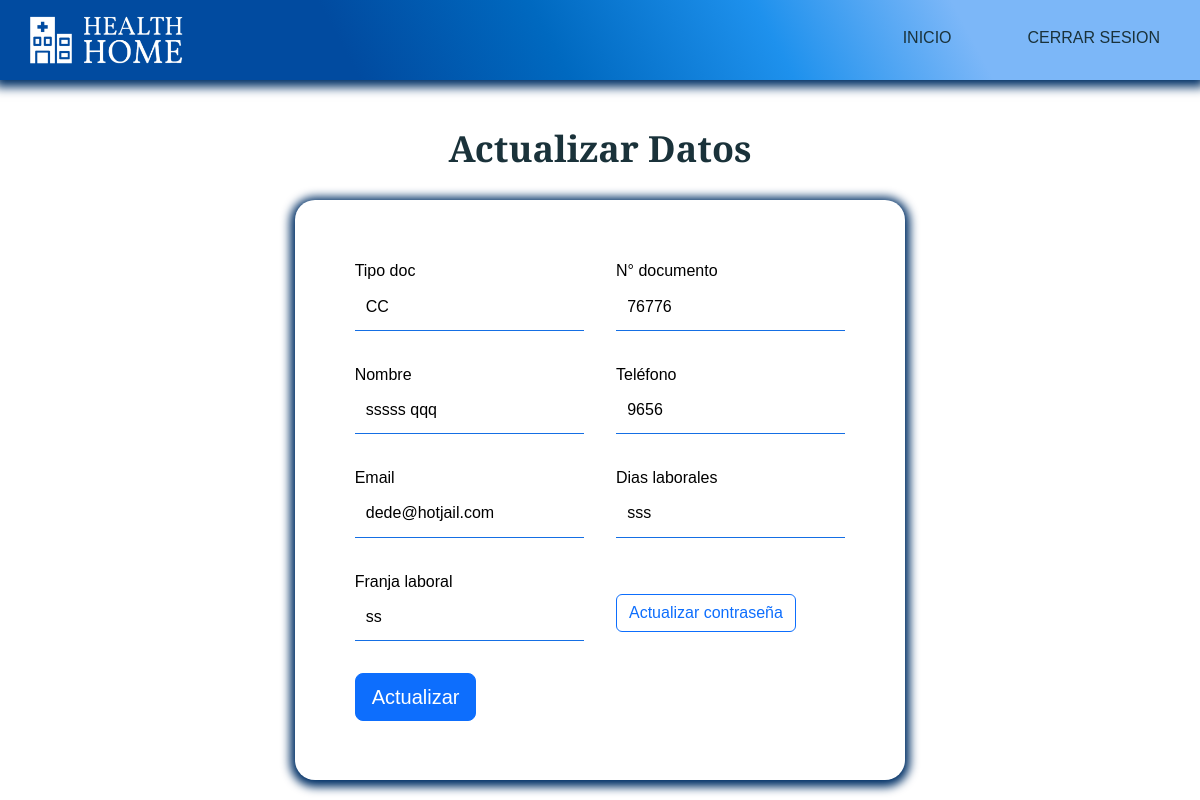
Page /index.php?c=Profesional&a=actualizar_prof (signed in) on the earlier database version.
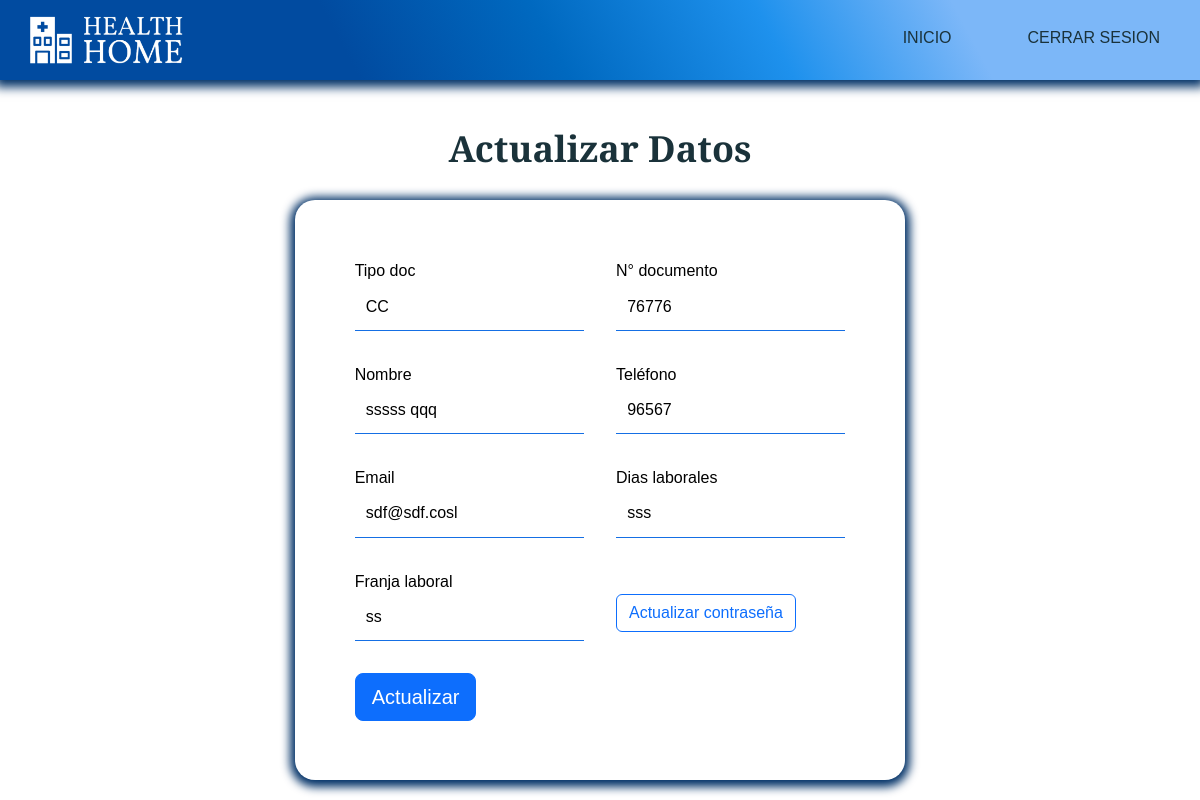
Same page on the later database version.
### tables this page shows
CREATE TABLE `profesional` (
  `id_profesional` int(20) NOT NULL,
  `id_tipo_doc` varchar(5) NOT NULL,
  `num_doc_prof` varchar(20) NOT NULL,
  `id_consultorios` varchar(3) DEFAULT NULL,
  `id_especialidad` tinyint(2) DEFAULT NULL,
  `nombres_prof` varchar(40) NOT NULL,
  `apellidos_prof` varchar(40) NOT NULL,
  `tel_prof` bigint(10) NOT NULL,
  `correo_prof` varchar(30) NOT NULL,
  `dias_laborales` text NOT NULL,
  `franja_horaria` varchar(30) NOT NULL,
  `estado_prof` tinyint(1) NOT NULL,
  `pass_prof` varchar(220) NOT NULL,
  `create_prof` datetime NOT NULL DEFAULT current_timestamp()
);

### controllers/Profesional.php (called while the page is built, shortened)
<?php
    class ProfesionalController {
        public function __construct(){
			require_once "models/ProfesionalModel.php";
		}
		public function actualizar_prof(){
			$id_prof = $_SESSION['prof'];
			$profesional = new Profesional_model();
			$data["profesional"] = $profesional->get_prof($id_prof);
			require_once "views/profesional/update_prof/update_prof.php";
		}
    }
?>

### config/database.php (called while the page is built)
<?php
	class Conectar {
		public static function conexion(){
			$conexion = mysqli_connect("localhost", "root", "", "clinica_health_home");
			return $conexion;
		}
	}
?>

### models/ProfesionalModel.php (called while the page is built, shortened)
<?php
class Profesional_model{
    private $db;
    public function __construct(){
        $this->db = Conectar::conexion();
    }
    public function get_prof($id_prof){
        $sql = "SELECT * FROM profesional WHERE id_profesional=$id_prof LIMIT 1 ";
        $resultado = $this->db->query($sql);
        $row = $resultado->fetch_assoc();
        return $row;
    }
}
?>

### views/profesional/update_prof/update_prof.php (the view, shortened to what this page needs)
<!DOCTYPE html>
<html lang="es">
<head>
    <link href="https://cdn.jsdelivr.net/npm/bootstrap@5.2.0-beta1/dist/css/bootstrap.min.css" rel="stylesheet">
    <link rel="stylesheet" href="assets/css/estilos.css">
</head>
<body>
    <header>
        <div class="container__menu">
            <div class="logo">
                <img src="assets/images/Logo2.png" alt="">
            </div>
            <div class="menu">
                <nav id="nav">
                    <ul>
                        <li><a href="index.php?c=Profesional&a=index" >Inicio</a></li>
                        <li><a href="index.php?c=Profesional&a=cerrarsesion">Cerrar sesion</a></li>
                    </ul>
                </nav>
            </div>
        </div>
    </header>
    <main>
        <div class="container__cover">
            <div class="cover">
                <div class="caja3">
                    <h1 class="titulo1">Actualizar Datos</h1>
                    <div class="contact-wrapper animated bounceInUp">
                        <div class="contact-form">
                            <form action="index.php?c=Profesional&a=modificar_prof" method="POST">
                                <p>
                                    <label>Tipo doc</label>
                                    <input type="text" name="t_doc" value="<?php echo $data["profesional"]["id_tipo_doc"];?>" disabled>
                                </p>
                                <p>
                                    <label>N° documento</label>
                                    <input type="number" name="num_doc" value="<?php echo $data["profesional"]["num_doc_prof"];?>" disabled>
                                </p>
                                <p>
                                    <label>Nombre </label>
                                    <input type="text" name="fullnombre" value="<?php echo $data["profesional"]["nombres_prof"]." ".$data["profesional"]["apellidos_prof"];?>" disabled>
                                </p>
                                <p>
                                    <label>Teléfono</label>
                                    <input type="tel" name="tel_prof" value="<?php echo $data["profesional"]["tel_prof"];?>" required>
                                </p>
                                <p>
                                    <label>Email</label>
                                    <input type="email" name="correo_prof" value="<?php echo $data["profesional"]["correo_prof"]?>" required>
                                </p>
                                <p>
                                    <label>Dias laborales </label>
                                    <input name="dias_laborales" value="<?php echo $data["profesional"]["dias_laborales"]?>" disabled>
                                </p>
                                <p>
                                    <label>Franja laboral </label>
                                    <input name="franja_horaria" value="<?php echo $data["profesional"]["franja_horaria"]?>" disabled>
                                </p>
                                <p>
                                    <label><br></label>
                                    <a href="index.php?c=Profesional&a=actualizar_pass" class="btn btn-outline-primary">Actualizar contraseña</a>
                                </p>
                                <p class="block">
                                    <button class="btn btn-primary btn-lg btn-block" name="registrar" id="registrar" type="submit">Actualizar</button>
                                </p>
                            </form>
                        </div>
                    </div>
                </div>
            </div>
        </div>
    </main>
</body>
</html>

### index.php (shortened to what this page needs)
<?php
	require_once "config/database.php";
    require_once "core/routes.php";
		if(isset($_GET['c'])){
			$controlador = cargarControlador($_GET['c']);
			if(isset($_GET['a'])){
				if(isset($_GET['id'])){
					cargarAccion($controlador, $_GET['a'], $_GET['id']);
					} else {
					cargarAccion($controlador, $_GET['a']);
				}
				} else {
				cargarAccion($controlador, ACCION_PRINCIPAL);
				}
			}else{
				$controlador = cargarControlador(CONTROLADOR_PRINCIPAL);
				$accionTmp = ACCION_PRINCIPAL;
				$controlador->$accionTmp();
			}
?>

### core/routes.php (shortened to what this page needs)
<?php
	function cargarAccion($controller, $accion, $id = null){
		if(isset($accion) && method_exists($controller, $accion)){
			if($id == null ){
				$controller->$accion();
				} else {
				$controller->$accion($id);
			}
			} else {
			$controller->ACCION_PRINCIPAL();
		}
	}
?>

### assets/css/estilos.css (style rules this page uses)
* { margin: 0; padding: 0; box-sizing: border-box; }
html { height: 100%; }
body { font-family: 'Montserrat', sans-serif; min-height: 100%; }
header { box-shadow: 0px 2px 10px 5px rgb(1, 48, 102); width: 100%; height: 80px; position: fixed; z-index: 1; padding: 40px; background: linear-gradient(62deg, rgba(1, 75, 160, 1) 29%, rgba(0, 105, 192, 1) 46%, rgba(30, 145, 237, 1) 64%, rgba(124, 183, 248, 1) 80%); }
.container__menu { max-width: 1200px; height: 100%; margin: auto; display: flex; justify-content: space-between; }
.logo { height: 100%; display: flex; align-items: center; }
.logo img { width: 170px; }
.menu { display: flex; align-items: center; margin-top: 11px; }
.menu ul { display: flex; }
.menu ul li { list-style: none; margin-left: 36px; }
.menu ul li a { font-family: 'Merriweather Sans', sans-serif; text-decoration: none; font-size: 16px; color: #1A323A; text-transform: uppercase; }
header nav ul li { padding: 10px 20px; -webkit-transition: all 500ms ease; -o-transition: all 500ms ease; transition: all 500ms ease; }
.container__cover { width: 100%; background-image: white; background-position: right; background-repeat: no-repeat; padding: 21px; }
.cover { max-width: 1200px; height: 100%; margin: auto; display: flex; align-items: center; justify-content: space-between; }
.container__cover .caja3 { max-width: 100%; justify-content: center; margin-left: auto; margin-right: auto; align-content: center; align-items: center; margin-top: 106px; }
.container__cover .caja3 h1 { font-family: 'Merriweather Sans', sans-serif; font-size: 36px; font-weight: 600; text-align: center; color: #1A323A; margin-left: auto; margin-right: auto; }
@media screen and (max-width: 1700px) { .container__cover { background-position: 50%; } }
@media screen and (max-width:1200px) { header { padding: 20px; } }
@media screen and (max-width:1200px) { .container__cover { background-position: -100px; } }
.contact-wrapper { box-shadow: 0 0 20px 0 rgba(255, 255, 255, .3); margin-top: 30px; }
.contact-form form p { margin: 0; padding: 1em; }
.contact-wrapper>* { padding: 1em; }
.contact-form { background: white; box-shadow: 0px 2px 10px 5px rgb(1, 48, 102); border-radius: 20px; }
.contact-form form { display: grid; grid-template-columns: 1fr 1fr; }
.contact-form form label { display: block; }
.contact-form form .block { grid-column: 1 / 3; align-items: center; }
.contact-form form { width: 100%; padding: .7em; border: none; background: none; outline: 0; color: rgb(0, 0, 0); }
.contact-form form input, .contact-form form textarea { width: 100%; padding: .7em; border: none; background: none; outline: 0; color: rgb(0, 0, 0); border-bottom: 1px solid #156fe4; }
@media (min-width: 700px) { .contact-form form p { margin: 0; padding: 1em; } }
@media (min-width: 700px) { .contact-wrapper { display: grid; margin-top: 30px; } }
@media (min-width: 700px) { .contact-wrapper>* { padding: 2em; } }

Differences in the rows shown:
changed profesional "CC": tel_prof "9656" → "96567"; correo_prof "dede@hotjail.com" → "sdf@sdf.cosl"
